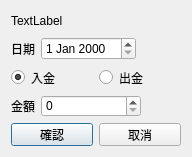
<?xml version="1.0" encoding="UTF-8"?>
<ui version="4.0">
 <class>Dialog</class>
 <widget class="QDialog" name="Dialog">
  <property name="geometry">
   <rect>
    <x>0</x>
    <y>0</y>
    <width>192</width>
    <height>157</height>
   </rect>
  </property>
  <property name="sizePolicy">
   <sizepolicy hsizetype="Fixed" vsizetype="Fixed">
    <horstretch>0</horstretch>
    <verstretch>0</verstretch>
   </sizepolicy>
  </property>
  <property name="minimumSize">
   <size>
    <width>192</width>
    <height>157</height>
   </size>
  </property>
  <property name="maximumSize">
   <size>
    <width>192</width>
    <height>157</height>
   </size>
  </property>
  <property name="windowTitle">
   <string>入金/出金</string>
  </property>
  <layout class="QVBoxLayout" name="verticalLayout">
   <item>
    <layout class="QHBoxLayout" name="horizontalLayout">
     <item>
      <widget class="QLabel" name="qtAccountNameLabel">
       <property name="text">
        <string>TextLabel</string>
       </property>
      </widget>
     </item>
     <item>
      <spacer name="horizontalSpacer">
       <property name="orientation">
        <enum>Qt::Horizontal</enum>
       </property>
       <property name="sizeHint" stdset="0">
        <size>
         <width>40</width>
         <height>20</height>
        </size>
       </property>
      </spacer>
     </item>
    </layout>
   </item>
   <item>
    <layout class="QHBoxLayout" name="horizontalLayout_2">
     <item>
      <widget class="QLabel" name="label_3">
       <property name="text">
        <string>日期</string>
       </property>
      </widget>
     </item>
     <item>
      <widget class="QDateEdit" name="qtDateEdit"/>
     </item>
     <item>
      <spacer name="horizontalSpacer_2">
       <property name="orientation">
        <enum>Qt::Horizontal</enum>
       </property>
       <property name="sizeHint" stdset="0">
        <size>
         <width>40</width>
         <height>20</height>
        </size>
       </property>
      </spacer>
     </item>
    </layout>
   </item>
   <item>
    <layout class="QHBoxLayout" name="horizontalLayout_3">
     <item>
      <widget class="QRadioButton" name="qtTransferInRadioButton">
       <property name="text">
        <string>入金</string>
       </property>
       <property name="checked">
        <bool>true</bool>
       </property>
      </widget>
     </item>
     <item>
      <widget class="QRadioButton" name="qtTransferOutRadioButton">
       <property name="text">
        <string>出金</string>
       </property>
      </widget>
     </item>
    </layout>
   </item>
   <item>
    <layout class="QHBoxLayout" name="horizontalLayout_4">
     <item>
      <widget class="QLabel" name="label_5">
       <property name="text">
        <string>金額</string>
       </property>
      </widget>
     </item>
     <item>
      <widget class="QSpinBox" name="qtCashDividendSpinBox">
       <property name="minimumSize">
        <size>
         <width>100</width>
         <height>0</height>
        </size>
       </property>
       <property name="maximum">
        <number>999999999</number>
       </property>
      </widget>
     </item>
     <item>
      <spacer name="horizontalSpacer_3">
       <property name="orientation">
        <enum>Qt::Horizontal</enum>
       </property>
       <property name="sizeHint" stdset="0">
        <size>
         <width>40</width>
         <height>20</height>
        </size>
       </property>
      </spacer>
     </item>
    </layout>
   </item>
   <item>
    <layout class="QHBoxLayout" name="horizontalLayout_5">
     <item>
      <widget class="QPushButton" name="qtOkPushButton">
       <property name="text">
        <string>確認</string>
       </property>
      </widget>
     </item>
     <item>
      <widget class="QPushButton" name="qtCancelPushButton">
       <property name="text">
        <string>取消</string>
       </property>
      </widget>
     </item>
    </layout>
   </item>
  </layout>
 </widget>
 <resources/>
 <connections/>
</ui>
